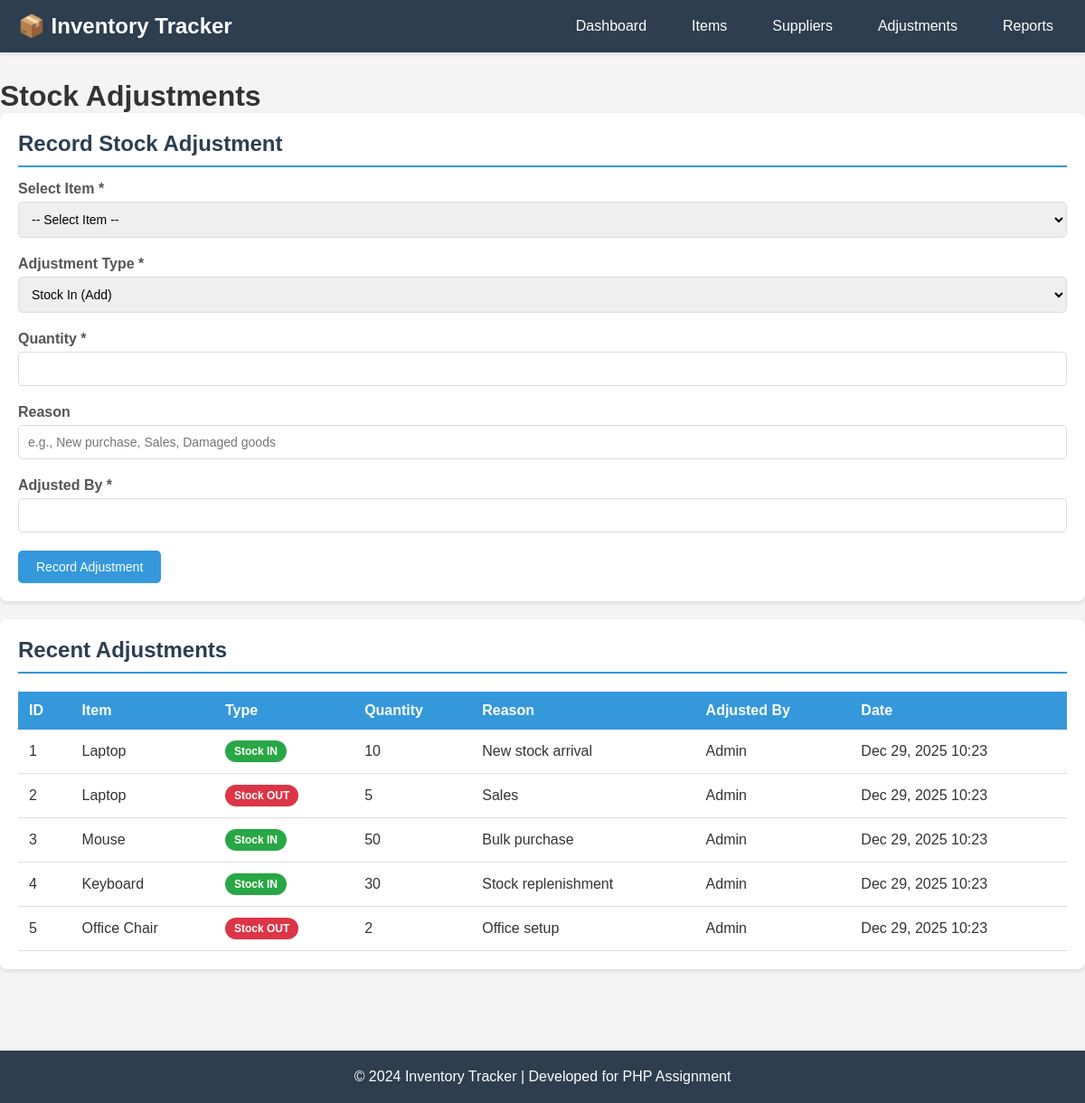
The app's page /pages/adjustments.php with its own data.
### tables this page shows
CREATE TABLE stock_adjustments (
    id INT PRIMARY KEY AUTO_INCREMENT,
    item_id INT NOT NULL,
    adjustment_type ENUM('in', 'out') NOT NULL,
    quantity INT NOT NULL,
    reason VARCHAR(255),
    adjusted_by VARCHAR(100),
    adjustment_date TIMESTAMP DEFAULT CURRENT_TIMESTAMP,
    FOREIGN KEY (item_id) REFERENCES items(id) ON DELETE CASCADE
);

CREATE TABLE items (
    id INT PRIMARY KEY AUTO_INCREMENT,
    name VARCHAR(100) NOT NULL,
    description TEXT,
    supplier_id INT,
    current_stock INT DEFAULT 0,
    minimum_stock INT DEFAULT 10,
    unit_price DECIMAL(10,2),
    created_at TIMESTAMP DEFAULT CURRENT_TIMESTAMP,
    FOREIGN KEY (supplier_id) REFERENCES suppliers(id) ON DELETE SET NULL
);

### pages/adjustments.php (the view, shortened to what this page needs)
<?php
require_once '../config/database.php';
include '../includes/header.php';
$adjustments_query = "SELECT sa.*, i.name as item_name
                      FROM stock_adjustments sa
                      JOIN items i ON sa.item_id = i.id
                      ORDER BY sa.adjustment_date DESC
                      LIMIT 50";
$adjustments_result = mysqli_query($conn, $adjustments_query);
?>
<h1>Stock Adjustments</h1>
<div class="card">
    <h2>Record Stock Adjustment</h2>
    <form action="../actions/adjustment_actions.php" method="POST">
        <div class="form-group">
            <label for="item_id">Select Item *</label>
            <select id="item_id" name="item_id" required>
                <option value="">-- Select Item --</option>
            </select>
        </div>
        <div class="form-group">
            <label for="adjustment_type">Adjustment Type *</label>
            <select id="adjustment_type" name="adjustment_type" required>
                <option value="in">Stock In (Add)</option>
            </select>
        </div>
        <div class="form-group">
            <label for="quantity">Quantity *</label>
            <input type="number" id="quantity" name="quantity" min="1" required>
        </div>
        <div class="form-group">
            <label for="reason">Reason</label>
            <input type="text" id="reason" name="reason"
                   placeholder="e.g., New purchase, Sales, Damaged goods">
        </div>
        <div class="form-group">
            <label for="adjusted_by">Adjusted By *</label>
            <input type="text" id="adjusted_by" name="adjusted_by" required>
        </div>
        <button type="submit" class="btn btn-primary">Record Adjustment</button>
    </form>
</div>
<div class="card">
    <h2>Recent Adjustments</h2>
    <?php if (mysqli_num_rows($adjustments_result) > 0): ?>
    <table>
        <thead>
            <tr>
                <th>ID</th>
                <th>Item</th>
                <th>Type</th>
                <th>Quantity</th>
                <th>Reason</th>
                <th>Adjusted By</th>
                <th>Date</th>
            </tr>
        </thead>
        <tbody>
            <?php while ($adjustment = mysqli_fetch_assoc($adjustments_result)): ?>
            <tr>
                <td><?php echo $adjustment['id']; ?></td>
                <td><?php echo htmlspecialchars($adjustment['item_name']); ?></td>
                <td>
                    <?php if ($adjustment['adjustment_type'] == 'in'): ?>
                        <span class="badge badge-success">Stock IN</span>
                    <?php else: ?>
                        <span class="badge badge-danger">Stock OUT</span>
                    <?php endif; ?>
                </td>
                <td><?php echo $adjustment['quantity']; ?></td>
                <td><?php echo htmlspecialchars($adjustment['reason']); ?></td>
                <td><?php echo htmlspecialchars($adjustment['adjusted_by']); ?></td>
                <td><?php echo date('M d, Y H:i', strtotime($adjustment['adjustment_date'])); ?></td>
            </tr>
            <?php endwhile; ?>
        </tbody>
    </table>
    <?php else: ?>
    <div class="empty-state">
        <p>No adjustments recorded yet. Add your first adjustment above!</p>
    </div>
    <?php endif; ?>
</div>
<?php
include '../includes/footer.php';
?>

### includes/header.php (shortened to what this page needs)
<!DOCTYPE html>
<html lang="en">
<head>
    <link rel="stylesheet" href="/inventory-tracker/css/style.css">
</head>
<body>
    <nav class="navbar">
        <div class="container">
            <h1 class="logo">📦 Inventory Tracker</h1>
            <ul class="nav-links">
                <li><a href="/inventory-tracker/index.php">Dashboard</a></li>
                <li><a href="/inventory-tracker/pages/items.php">Items</a></li>
                <li><a href="/inventory-tracker/pages/suppliers.php">Suppliers</a></li>
                <li><a href="/inventory-tracker/pages/adjustments.php">Adjustments</a></li>
                <li><a href="/inventory-tracker/pages/reports.php">Reports</a></li>
            </ul>
        </div>
    </nav>
    <div class="container main-content">

### includes/footer.php
</div>
    <footer class="footer">
        <div class="container">
            <p>&copy; 2024 Inventory Tracker | Developed for PHP Assignment</p>
        </div>
    </footer>
</body>
</html>

### css/style.css (style rules this page uses)
* { margin: 0; padding: 0; box-sizing: border-box; }
body { font-family: Arial, sans-serif; background-color: #f4f4f4; color: #333; }
.container { max-width: 1200px; margin: 0 auto; padding: 0 20px; }
.navbar { background-color: #2c3e50; color: white; padding: 15px 0; box-shadow: 0 2px 5px rgba(0,0,0,0.1); }
.navbar .container { display: flex; justify-content: space-between; align-items: center; }
.logo { font-size: 24px; font-weight: bold; }
.nav-links { display: flex; list-style: none; gap: 20px; }
.nav-links a { color: white; text-decoration: none; padding: 8px 15px; border-radius: 5px; transition: background-color 0.3s; }
.main-content { min-height: calc(100vh - 140px); padding: 30px 0; }
.card { background: white; padding: 20px; border-radius: 8px; box-shadow: 0 2px 5px rgba(0,0,0,0.1); margin-bottom: 20px; }
.card h2 { margin-bottom: 15px; color: #2c3e50; border-bottom: 2px solid #3498db; padding-bottom: 10px; }
table { width: 100%; border-collapse: collapse; margin-top: 20px; }
table th { background-color: #3498db; color: white; padding: 12px; text-align: left; font-weight: bold; }
table td { padding: 12px; border-bottom: 1px solid #ddd; }
.badge { display: inline-block; padding: 5px 10px; border-radius: 12px; font-size: 12px; font-weight: bold; }
.badge-success { background-color: #28a745; color: white; }
.badge-danger { background-color: #dc3545; color: white; }
.form-group { margin-bottom: 20px; }
.form-group label { display: block; margin-bottom: 5px; font-weight: bold; color: #555; }
.form-group input, .form-group select, .form-group textarea { width: 100%; padding: 10px; border: 1px solid #ddd; border-radius: 5px; font-size: 14px; }
.btn { display: inline-block; padding: 10px 20px; border: none; border-radius: 5px; cursor: pointer; text-decoration: none; font-size: 14px; transition: all 0.3s; }
.btn-primary { background-color: #3498db; color: white; }
.footer { background-color: #2c3e50; color: white; text-align: center; padding: 20px 0; margin-top: 40px; }

### records on screen
stock_adjustments: id "1", item.name "Laptop", adjustment_type "Stock IN", quantity "10", reason "New stock arrival", adjusted_by "Admin", adjustment_date "Dec 29, 2025 10:23"
stock_adjustments: id "2", item.name "Laptop", adjustment_type "Stock OUT", quantity "5", reason "Sales", adjusted_by "Admin", adjustment_date "Dec 29, 2025 10:23"
stock_adjustments: id "3", item.name "Mouse", adjustment_type "Stock IN", quantity "50", reason "Bulk purchase", adjusted_by "Admin", adjustment_date "Dec 29, 2025 10:23"
stock_adjustments: id "4", item.name "Keyboard", adjustment_type "Stock IN", quantity "30", reason "Stock replenishment", adjusted_by "Admin", adjustment_date "Dec 29, 2025 10:23"
stock_adjustments: id "5", item.name "Office Chair", adjustment_type "Stock OUT", quantity "2", reason "Office setup", adjusted_by "Admin", adjustment_date "Dec 29, 2025 10:23"
